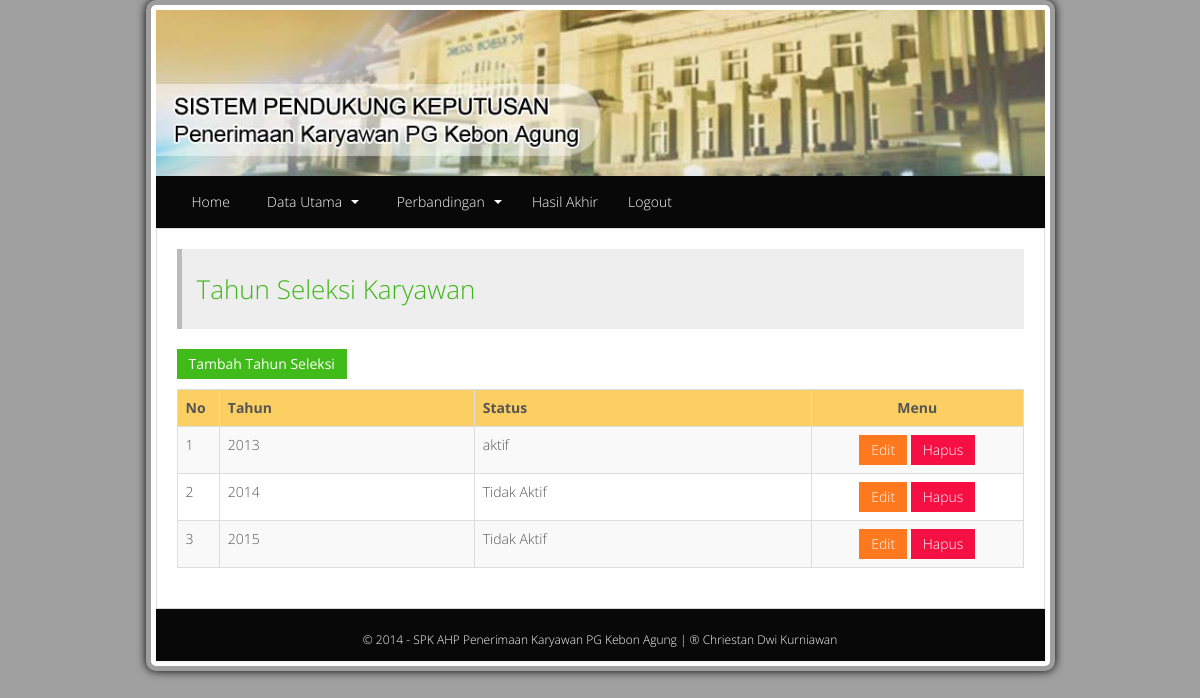
The page /admin/index.php?menu=tahun (signed in) on the database its author committed.
### tables this page shows
CREATE TABLE IF NOT EXISTS `tabel_tahun` (
  `id_tahun` varchar(5) NOT NULL,
  `nama_tahun` int(5) NOT NULL,
  `status` int(2) NOT NULL,
  PRIMARY KEY (`id_tahun`)
);

### admin/tahun.php (the view, shortened to what this page needs)
<blockquote><h3 class="text-success"> Tahun Seleksi Karyawan</h3></blockquote>
<a href="?menu=tambahtahun"><input type="button" value="Tambah Tahun Seleksi" class="btn btn-success" /></a></br></p>
<table id='example2' class='table table-bordered table-striped' cellspacing="0" align="center">
  <thead>
      <tr style='background-color:#fbcf61;'>
          <th width="5%">No</th>
          <th>Tahun</th>
           <th>Status</th>
         <th width="25%"style="text-align:center;">Menu</th>
      </tr>
  </thead>
  <tbody>
  <?php
  $no=1;
  $q_tampil=mysql_query("select * from tabel_tahun order by id_tahun");
  while($data=mysql_fetch_array($q_tampil))
  {
	  if($data["status"] == 1){ $statusaaktif = "aktif"; }
	  else { $statusaaktif="Tidak Aktif"; }
      echo "<tr>
      <td>$no</td>
      <td>$data[nama_tahun]</td>
	   <td>$statusaaktif</td>
      <td><center>
	  <a class='btn btn-sm btn-warning'  href='?menu=edittahun&id=$data[id_tahun]'> Edit</a>
       <a href='?menu=tahun&pro=hapus&id=$data[id_tahun]'
	   onClick='return confirm(\"Apakah anda yakin untuk menghapus data ini?\")'>
	  <span class='btn btn-danger' >  Hapus</span></a>
      </center></td>
      </tr>
      ";
      $no++;
  }
  ?>
  </tbody>
  </table>

### css/style.css (style rules this page uses)
body { margin-bottom:10px; background-color:#A0A0A0; }

### rows shown on the page
tabel_tahun: nama_tahun "2013", status "aktif"
tabel_tahun: nama_tahun "2014", status "Tidak Aktif"
tabel_tahun: nama_tahun "2015", status "Tidak Aktif"
